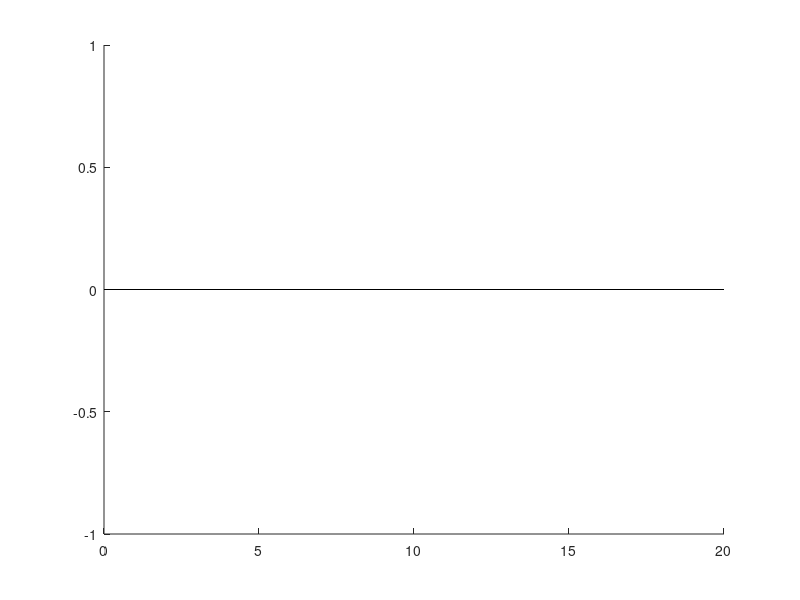

Reproduce this figure in MATLAB. (Note: this script raises an error after producing the figure.)
close('all');
clear();
clc();

% Grid
x = 0.0 : 0.01 : 20.0;
kind = 'Y';

% Draw
fh = figure(1);
clf(fh);
ah = axes('Parent',fh);
hold(ah,'on');
plot(x([1,end]),[0,0],'k');
gh(1) = plot(x,DBessel(0,kind,1,x),'r');
gh(2) = plot(x,DBessel(1,kind,1,x),'g');
gh(3) = plot(x,DBessel(2,kind,1,x),'b');
gh(4) = plot(x,DBessel(3,kind,1,x),'m');
gh(5) = plot(x,DBessel(4,kind,1,x),'c');
hold(ah,'off');
% Format
grid(ah,'on');
% Notate
legend(ah,gh,...
    [kind,'_0(x)'],...
    [kind,'''_0(x)'],...
    [kind,'''''_0(x)'],...
    [kind,'''''''_0(x)'],...
    [kind,'''''''''_0(x)'] ...
    );
ylim([-1,1]);
%%
m = 1;
p = [1,2,5,6];
[M,P] = ndgrid(m,p);

% Compute zeros
Z(1,:) = ZDBessel(0,kind,M,P);
Z(2,:) = ZDBessel(1,kind,M,P);
Z(3,:) = ZDBessel(2,kind,M,P);
Z(4,:) = ZDBessel(3,kind,M,P);
Z(5,:) = ZDBessel(4,kind,M,P);

hold(ah,'on');
scatter(Z(1,:),zeros(1,size(Z,2)),'r');
scatter(Z(2,:),zeros(1,size(Z,2)),'g');
scatter(Z(3,:),zeros(1,size(Z,2)),'b');
scatter(Z(4,:),zeros(1,size(Z,2)),'m');
scatter(Z(5,:),zeros(1,size(Z,2)),'c');
hold(ah,'off');


%%
nn = 4;
mm = 0;
pp = 1;

xa = pi*(pp-2+mm/2+3/4+mod(nn,2)/2);
xb = pi*(pp-1+mm/2+3/4+mod(nn,2)/2);

hold(ah,'on');
scatter([xa,xb],[0,0],'Filled');
hold(ah,'off');


